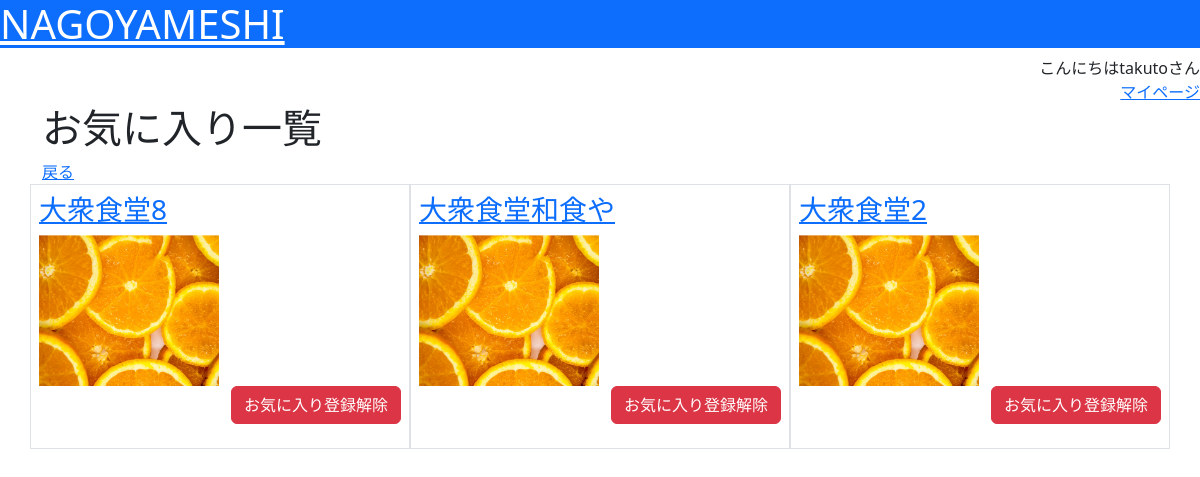
The page /mypage/favorite/ (signed in) on the database its author committed.
### nagoyameshi/models.py (models this page shows, shortened)
class Favorite(models.Model):
    user = models.ForeignKey(User, verbose_name="登録者", on_delete=models.CASCADE)
    restaurant = models.ForeignKey(Restaurant, verbose_name="店舗", on_delete=models.CASCADE)
    created_at = models.DateTimeField(verbose_name="作成日時", default=timezone.now)
    updated_at = models.DateTimeField(verbose_name="更新日時", auto_now=True)

class Restaurant(models.Model):
    category = models.ForeignKey(Category, verbose_name="カテゴリ", on_delete=models.CASCADE)
    name = models.CharField(verbose_name="名前", max_length=50)
    image = models.ImageField(verbose_name="画像", upload_to="media_local/restaurant/")
    description = models.CharField(verbose_name="店舗説明", max_length=500)
    start_at = models.TimeField(verbose_name="営業開始時間", default=timezone.now)
    end_at = models.TimeField(verbose_name="営業終了時間", default=timezone.now)
    cost = models.PositiveIntegerField(verbose_name="価格帯")
    post_code = models.CharField(verbose_name="郵便番号", max_length=8)
    address = models.CharField(verbose_name="住所", max_length=100)
    tel = models.CharField(verbose_name="電話番号", max_length=11)
    created_at = models.DateTimeField(verbose_name="作成日時", default=timezone.now)
    updated_at = models.DateTimeField(verbose_name="更新日時", auto_now=True)
    capacity = models.PositiveIntegerField(verbose_name="収容人数", default=20)
    def __str__ (self):
        return self.name

### nagoyameshi/views.py (the view)
# urls.py: path("mypage/favorite/", views.FavoriteListView.as_view(), name="favorite_list"),
class FavoriteListView(ListView):
    model = Favorite
    template_name = "nagoyamehi/favorite_list.html"
    def get_context_data(self, **kwargs):
        context = super().get_context_data(**kwargs)
        context["object_list"] = Favorite.objects.filter(user=self.request.user)
        return context

### nagoyameshi/templates/nagoyameshi/favorite_list.html (shortened to what this page needs)
{% extends "base.html" %}
{% block content %}
<h1>お気に入り一覧</h1>
<a href="{% url 'mypage' %}">戻る</a>
<div class="row">
    {% for favorite in object_list %}
    <div class="col-4 border p-2">
        <a href="{% url 'detail' favorite.restaurant.id %}" >
            <h3>{{ favorite.restaurant }}</h3>
            <img src="{{ favorite.restaurant.image.url }}" style="width:180px; height:auto;">
        </a>
        <form action="{% url 'favorite' %}" method="post" class="text-end">
            <input class="btn btn-danger" type="submit" value="お気に入り登録解除">
        </form>
    </div>
    {% endfor %}
</div>
{% endblock %}

### nagoyameshi/templates/base.html (shortened to what this page needs)
{% load static %}
<html lang="ja">
<head>
    <link href="https://cdn.jsdelivr.net/npm/bootstrap@5.3.0-alpha3/dist/css/bootstrap.min.css" rel="stylesheet">
    <link rel="stylesheet" href="{% static 'style.css' %}">
</head>
<body>
    <header>
        <h1 class="bg-primary">
            <a class="text-white" href="{% url 'top' %}">NAGOYAMESHI</a>
        </h1>
        <div class="text-end">
            {% if request.user.is_authenticated %}
            こんにちは{{ request.user }}さん<br>
            <a href="{% url 'mypage' %}">マイページ</a>
            {% else %}
            <a class="btn btn-success" href="{% url 'account_login' %}">ログイン</a>
            <a class="btn btn-primary" href="{% url 'account_signup' %}">アカウント新規作成</a>
            {% endif %}
        </div>
    </header>
    <div class="container">
        {% block content %}{% endblock %}
    </div>
</body>
</html>

### rows shown on the page
Favorite: restaurant "大衆食堂8", restaurant.image (picture)
Favorite: restaurant "大衆食堂和食や", restaurant.image (picture)
Favorite: restaurant "大衆食堂2", restaurant.image (picture)

### other values the page prints
{{ request.user }} "takuto"
